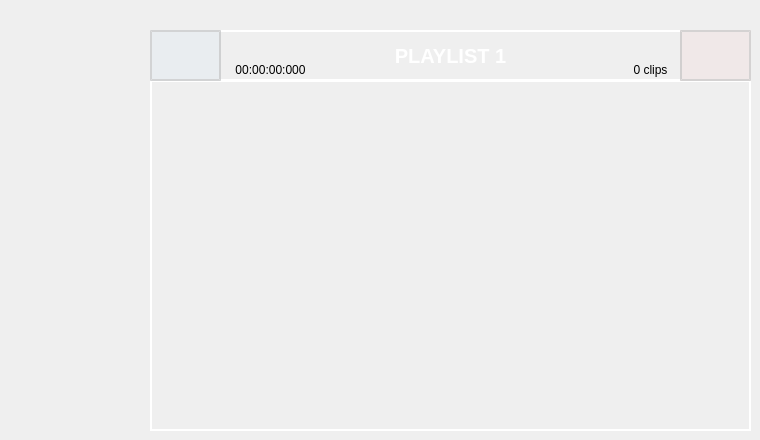
                  <widget class="QWidget" name="page_pl1">
                   <widget class="QListWidget" name="list_pl1">
                    <property name="geometry">
                     <rect>
                      <x>150</x>
                      <y>80</y>
                      <width>601</width>
                      <height>351</height>
                     </rect>
                    </property>
                    <property name="styleSheet">
                     <string notr="true">QListWidget {
    font-weight: bold;
    background-color: transparent;       /* Negrita */    
    color: white;				 /* Color del texto */
	padding: 10px;           
	border: 2px solid rgba(255,255,255,255);  /* Borde blanco con transparencia */
}</string>
                    </property>
                   </widget>
                   <widget class="QPushButton" name="pl1_delete">
                    <property name="geometry">
                     <rect>
                      <x>680</x>
                      <y>30</y>
                      <width>71</width>
                      <height>51</height>
                     </rect>
                    </property>
                    <property name="styleSheet">
                     <string notr="true">QPushButton {
    font-family: &quot;Arial&quot;;    /* Cambia la fuente */
    font-size: 16px;         /* Tamaño del texto */
    font-weight: bold;       /* Negrita */    
    color: white;				 /* Color del texto */
	padding: 10px;   
	background-color: rgba(250,50,50,10);        
	border: 2px solid rgba(200,200,200,200);  /* Borde blanco con transparencia */
}

QPushButton:hover {
	background-color: rgba(250,50,50,50);
}

QPushButton:pressed {
    background-color: rgba(0,150,250,50);
}</string>
                    </property>
                    <property name="text">
                     <string/>
                    </property>
                    <property name="icon">
                     <iconset resource="files.qrc">
                      <normaloff>:/20x20/icons/20x20/cil-x.png</normaloff>:/20x20/icons/20x20/cil-x.png</iconset>
                    </property>
                   </widget>
                   <widget class="QLabel" name="label_pl1">
                    <property name="geometry">
                     <rect>
                      <x>150</x>
                      <y>30</y>
                      <width>601</width>
                      <height>51</height>
                     </rect>
                    </property>
                    <property name="font">
                     <font>
                      <pointsize>-1</pointsize>
                      <weight>75</weight>
                      <bold>true</bold>
                     </font>
                    </property>
                    <property name="styleSheet">
                     <string notr="true">QLabel {
	font &quot;arial&quot;
    font-weight: bold;
	font-size: 20px;
	background-color: transparent;       /* Negrita */    
    color: white;				 /* Color del texto */
	padding: 10px;           
	border: 2px solid rgba(255,255,255,255);  /* Borde blanco con transparencia */
}</string>
                    </property>
                    <property name="text">
                     <string>PLAYLIST 1</string>
                    </property>
                    <property name="alignment">
                     <set>Qt::AlignCenter</set>
                    </property>
                   </widget>
                   <widget class="QPushButton" name="pl1_add">
                    <property name="geometry">
                     <rect>
                      <x>150</x>
                      <y>30</y>
                      <width>71</width>
                      <height>51</height>
                     </rect>
                    </property>
                    <property name="styleSheet">
                     <string notr="true">QPushButton {
    font-family: &quot;Arial&quot;;    /* Cambia la fuente */
    font-size: 20px;         /* Tamaño del texto */
    font-weight: bold;       /* Negrita */    
    color: white;				 /* Color del texto */
	padding: 10px;  
	background-color: rgba(75,175,250,10);         
	border: 2px solid rgba(200,200,200,200);   /* Borde blanco con transparencia */
}

QPushButton:hover {
	background-color: rgba(0,150,250,50);
}

QPushButton:pressed {
    background-color: rgba(0,150,250,50);
}</string>
                    </property>
                    <property name="text">
                     <string/>
                    </property>
                    <property name="icon">
                     <iconset resource="files.qrc">
                      <normaloff>:/20x20/icons/20x20/cil-plus.png</normaloff>:/20x20/icons/20x20/cil-plus.png</iconset>
                    </property>
                   </widget>
                   <widget class="QLabel" name="label_dur_1">
                    <property name="geometry">
                     <rect>
                      <x>220</x>
                      <y>60</y>
                      <width>101</width>
                      <height>20</height>
                     </rect>
                    </property>
                    <property name="font">
                     <font>
                      <pointsize>9</pointsize>
                     </font>
                    </property>
                    <property name="text">
                     <string>00:00:00:000</string>
                    </property>
                    <property name="alignment">
                     <set>Qt::AlignCenter</set>
                    </property>
                   </widget>
                   <widget class="QLabel" name="label_nclips_1">
                    <property name="geometry">
                     <rect>
                      <x>620</x>
                      <y>60</y>
                      <width>61</width>
                      <height>20</height>
                     </rect>
                    </property>
                    <property name="font">
                     <font>
                      <pointsize>9</pointsize>
                     </font>
                    </property>
                    <property name="text">
                     <string>0 clips</string>
                    </property>
                    <property name="alignment">
                     <set>Qt::AlignCenter</set>
                    </property>
                   </widget>
                   <zorder>label_pl1</zorder>
                   <zorder>list_pl1</zorder>
                   <zorder>pl1_delete</zorder>
                   <zorder>pl1_add</zorder>
                   <zorder>label_dur_1</zorder>
                   <zorder>label_nclips_1</zorder>
                  </widget>
